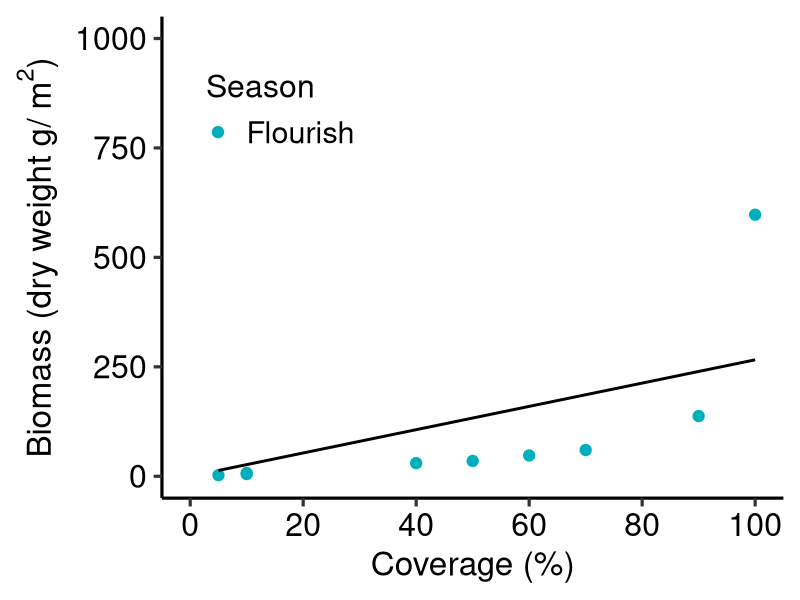
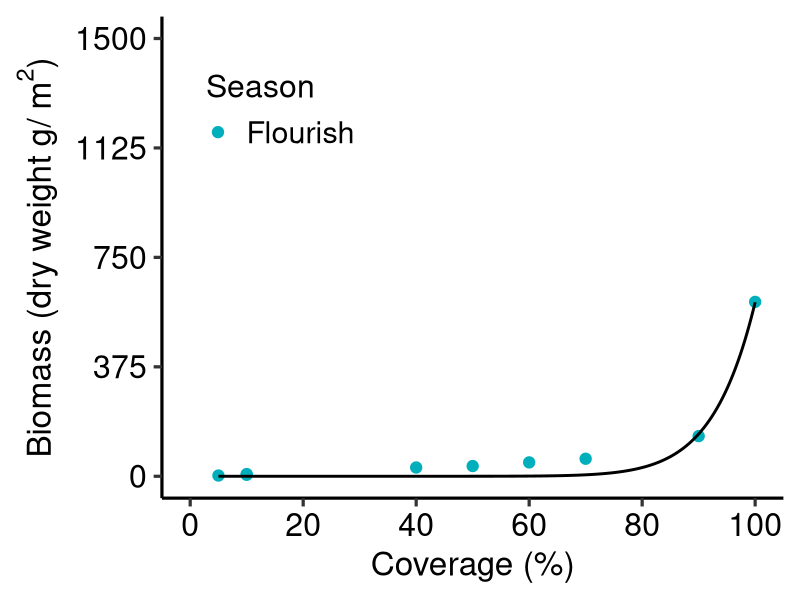
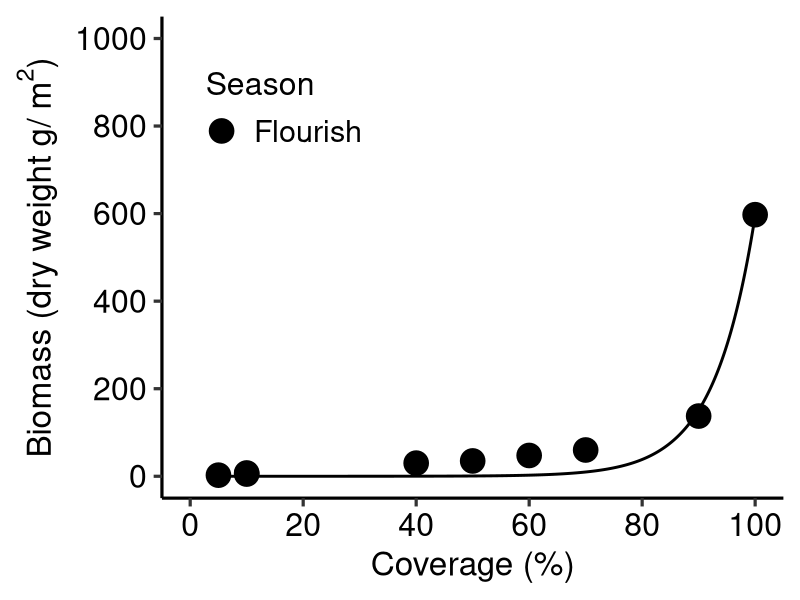

Reproduce these figures in R, in order. (Note: this script raises an error after producing the figures.)
rm(list=ls())
library(ggplot2)

Smallalgae<-read.csv("Smallalgae.csv",stringsAsFactors = TRUE)
Smallalgae$Season <- factor(Smallalgae$Season, levels = c("Flourish","Decline") )
names(Smallalgae)

####### Hokkaido @ Uganomoku##########
Smallalgae_Hokkaido<-subset(Smallalgae,Smallalgae$Region=="Hokkaido")
Smallalgae_Hokkaido$DW_g_m2

###Linear model#####
model1_HD<- nls(DW_g_m2~ a*Cover,
                start = list(a=100),
                control = list(maxiter = 50000, warnOnly = TRUE),
                data = Smallalgae_Hokkaido)
summary(model1_HD)
AIC(model1_HD)
BIC(model1_HD)

####Power model#####
model2_HD<- nls(DW_g_m2~ a*Cover^b,
                start = list(a=10,b = 1),
                control = list(maxiter = 50000, warnOnly = TRUE),
                data = Smallalgae_Hokkaido)
summary(model2_HD)
AIC(model2_HD)
BIC(model2_HD)

####Exponential model#####
model3_HD<- nls(DW_g_m2~ a*exp(b*Cover),
                start = list(a=1,b = 0.05), 
                control = list(maxiter = 50000, warnOnly = TRUE),
                data = Smallalgae_Hokkaido,
                trace=TRUE)
summary(model3_HD)
AIC(model3_HD)
BIC(model3_HD)

model3_HD2<- nls(DW_g_m2~ a*exp(b*Cover)-a,
                start = list(a=1,b = 0.05), 
                control = list(maxiter = 50000, warnOnly = TRUE),
                data = Smallalgae_Hokkaido,
                trace=TRUE)
summary(model3_HD2)
AIC(model3_HD2)
BIC(model3_HD2)






####### Hokkaido##########
library(ggplot2)

#Model1
dummy_Hokkaido<- expand.grid(Cover=seq(min(Smallalgae_Hokkaido$Cover),
                                       max(Smallalgae_Hokkaido$Cover),length=1000))

pred_Hokkaido<- predict(model1_HD,newdata=dummy_Hokkaido,se.fit=T)
dummy_Hokkaido$DW<-pred_Hokkaido

plot_Hokkaido1<-ggplot(data=Smallalgae_Hokkaido, aes(x=Cover, y=DW_g_m2,color = Season)) + 
  xlab("Coverage (%)")+ 
  ylab(expression(paste("Biomass (dry weight g/ ",{m^2},")",sep="")))+
  geom_point(size=3.5)+
  scale_x_continuous(breaks=seq(0, 100,length=6),limits=c(0,100))+
  scale_y_continuous(breaks=seq(0, 1000,length=5),limits=c(0,1000))+
  scale_color_manual(labels = c("Flourish", "Decline"),values = c("#00AFBB","#FC4E07"))+
  labs(color='Season')+
  geom_line(data=dummy_Hokkaido, aes(x=Cover, y=DW),linewidth=1,color="black",inherit.aes = FALSE)+
  theme_classic(base_size = 24, base_family = "sans")+
  theme(axis.text = element_text(color="black",size=23))+
  theme(legend.justification=c(0.02,0.02), legend.position=c(0.05,0.7), 
        legend.title=element_text(size=23),legend.text =  element_text(size = 22))
plot_Hokkaido1

#Model2
pred_Hokkaido2<- predict(model2_HD,newdata=dummy_Hokkaido,se.fit=T)
dummy_Hokkaido$DW2<-pred_Hokkaido2

plot_Hokkaido2<-ggplot(data=Smallalgae_Hokkaido, aes(x=Cover, y=DW_g_m2,color = Season)) + 
  xlab("Coverage (%)")+ 
  ylab(expression(paste("Biomass (dry weight g/ ",{m^2},")",sep="")))+
  geom_point(size=3.5)+
  scale_x_continuous(breaks=seq(0, 100,length=6),limits=c(0,100))+
  scale_y_continuous(breaks=seq(0, 1500,length=5),limits=c(0,1500))+
  scale_color_manual(labels = c("Flourish", "Decline"),values = c("#00AFBB","#FC4E07"))+
  labs(color='Season')+
  geom_line(data=dummy_Hokkaido, aes(x=Cover, y=DW2),linewidth=1,color="black",inherit.aes = FALSE)+
  theme_classic(base_size = 24, base_family = "sans")+
  theme(axis.text = element_text(color="black",size=23))+
  theme(legend.justification=c(0.02,0.02), legend.position=c(0.05,0.7), 
        legend.title=element_text(size=23),legend.text =  element_text(size = 22))
plot_Hokkaido2

# save width 600 * Height 500 
#Model 3
dummy_Hokkaido3<- expand.grid(Cover=seq(min(Smallalgae_Hokkaido$Cover),
                                       max(Smallalgae_Hokkaido$Cover),length=1000))
pred_Hokkaido3<- predict(model3_HD2,newdata=dummy_Hokkaido,se.fit=T)
dummy_Hokkaido3$DW3<-pred_Hokkaido3

plot_Hokkaido3<-ggplot(data=Smallalgae_Hokkaido, aes(x=Cover, y=DW_g_m2,color = Season)) + 
  xlab("Coverage (%)")+ 
  ylab(expression(paste("Biomass (dry weight g/ ",{m^2},")",sep="")))+
  geom_point(size=8)+
  scale_x_continuous(breaks=seq(0, 100,length=6),limits=c(0,100))+
  scale_y_continuous(breaks=seq(0, 1000,length=6),limits=c(0,1000))+
  scale_color_manual(labels = c("Flourish", "Decline"),values = c("black","grey"))+
  labs(color='Season')+
  geom_line(data=dummy_Hokkaido3, aes(x=Cover, y=DW3),linewidth=1,color="black",inherit.aes = FALSE)+
  theme_classic(base_size = 24, base_family = "sans")+
  theme(axis.text = element_text(color="black",size=23))+
  theme(legend.justification=c(0.02,0.02), legend.position=c(0.05,0.7), 
        legend.title=element_text(size=23),legend.text =  element_text(size = 22))
plot_Hokkaido3





#width 600 * Height 500 save


####### NorthJapanSea @ Sado ##########
Smallalgae_NorthJapanSea<-subset(Smallalgae,Smallalgae$Region=="NorthJapanSea",na.rm = TRUE)
Smallalgae_NorthJapanSea<-subset(Smallalgae_NorthJapanSea,Smallalgae_NorthJapanSea$Jap_name=="Keurujigusa; Habamodoki",na.rm = TRUE)


####Linear model#####
model1_NJ<- nls(DW_g_m2~ a*Cover,
                start = list(a=50),data = Smallalgae_NorthJapanSea)
summary(model1_NJ)
AIC(model1_NJ)
BIC(model1_NJ)

####Power model#####
model2_NJ<- nls(DW_g_m2~ a*Cover^b,
                start = list(a=1.444,b = 1.3181),data = Smallalgae_NorthJapanSea,
                control = list(maxiter = 50000, warnOnly = TRUE),
                trace=TRUE)
summary(model2_NJ)
AIC(model2_NJ)
BIC(model2_NJ)

####Exponential model#####
model3_NJ<- nls(DW_g_m2~ a*exp(b*Cover),
                start = list(a=17.5,b =0.048), data = Smallalgae_NorthJapanSea,
                control = list(maxiter = 50000, warnOnly = TRUE),
                trace=TRUE)

summary(model3_NJ)
AIC(model3_NJ)
BIC(model3_NJ)

model3_NJ2<- nls(DW_g_m2~ a*exp(b*Cover)-a,
                start = list(a=17.5,b =0.048), data = Smallalgae_NorthJapanSea,
                control = list(maxiter = 50000, warnOnly = TRUE),
                trace=TRUE)

summary(model3_NJ2)
AIC(model3_NJ2)
BIC(model3_NJ2)



#######Plot line  NorthJapanSea @ Sado##########
#Model1
dummy_NorthJapanSea1<- expand.grid(Cover=seq(min(Smallalgae_NorthJapanSea$Cover,na.rm=T),
                                            max(Smallalgae_NorthJapanSea$Cover,na.rm=T),length=1000))
pred_NorthJapanSea1<- predict(model1_NJ,newdata=dummy_NorthJapanSea,se.fit=T)
dummy_NorthJapanSea1$DW1<-pred_NorthJapanSea1

plot_NorthJapanSea1<-ggplot(data=Smallalgae_NorthJapanSea, aes(x=Cover, y=DW_g_m2,color = Season)) + 
  xlab("Coverage (%)")+ 
  ylab(expression(paste("Biomass (dry weight g/ ",{m^2},")",sep="")))+
  geom_point(size=8)+
  scale_x_continuous(breaks=seq(0, 100,length=6),limits=c(0,100))+
  scale_y_continuous(breaks=seq(0, 1000,length=6),limits=c(0,1000))+ 
  scale_color_manual(labels = c("Flourish", "Decline"),values = c("black","grey"))+
  labs(color='Season')+
  geom_line(data=dummy_NorthJapanSea, aes(x=Cover, y=DW1),linewidth=1,color="black",inherit.aes = FALSE)+
  theme_classic(base_size = 24, base_family = "sans")+
  theme(axis.text = element_text(color="black",size=23))+
  theme(legend.justification=c(0.02,0.02), legend.position=c(0.05,0.7), 
        legend.title=element_text(size=23),legend.text =  element_text(size = 22))
plot_NorthJapanSea1


#Model2
dummy_NorthJapanSea<- expand.grid(Cover=seq(min(Smallalgae_NorthJapanSea$Cover),
                                            max(Smallalgae_NorthJapanSea$Cover),length=1000))
pred_NorthJapanSea2<- predict(model2_NJ,newdata=dummy_NorthJapanSea,se.fit=T)
dummy_NorthJapanSea$DW2<-pred_NorthJapanSea2

plot_NorthJapanSea2<-ggplot(data=Smallalgae_NorthJapanSea, aes(x=Cover, y=DW_g_m2,color = Season)) + 
  xlab("Coverage (%)")+ 
  ylab(expression(paste("Biomass (dry weight g/ ",{m^2},")",sep="")))+
  geom_point(size=3.5)+
  scale_x_continuous(breaks=seq(0, 100,length=6),limits=c(0,100))+
  scale_y_continuous(breaks=seq(0, 1800,length=7),limits=c(0,1800))+ 
  scale_color_manual(labels = c("Flourish", "Decline"),values = c("#00AFBB","#FC4E07"))+
  labs(color='Season')+
  geom_line(data=dummy_NorthJapanSea, aes(x=Cover, y=DW2),linewidth=1,color="black",inherit.aes = FALSE)+
  theme_classic(base_size = 24, base_family = "sans")+
  theme(axis.text = element_text(color="black",size=23))+
  theme(legend.justification=c(0.02,0.02), legend.position=c(0.05,0.7), 
        legend.title=element_text(size=23),legend.text =  element_text(size = 22))
plot_NorthJapanSea2

#Model3
pred_NorthJapanSea3<- predict(model3_NJ,newdata=dummy_NorthJapanSea,se.fit=T)
dummy_NorthJapanSea$DW3<-pred_NorthJapanSea3

plot_NorthJapanSea3<-ggplot(data=Smallalgae_NorthJapanSea, aes(x=Cover, y=DW_g_m2,color = Season)) + 
  xlab("Coverage (%)")+ 
  ylab(expression(paste("Biomass (dry weight g/ ",{m^2},")",sep="")))+
  geom_point(size=3.5)+
  scale_x_continuous(breaks=seq(0, 100,length=6),limits=c(0,100))+
  scale_y_continuous(breaks=seq(0, 1800,length=7),limits=c(0,1800))+ 
  scale_color_manual(labels = c("Flourish", "Decline"),values = c("#00AFBB","#FC4E07"))+
  labs(color='Season')+
  geom_line(data=dummy_NorthJapanSea, aes(x=Cover, y=DW3),linewidth=1,color="black",inherit.aes = FALSE)+
  theme_classic(base_size = 24, base_family = "sans")+
  theme(axis.text = element_text(color="black",size=23))+
  theme(legend.justification=c(0.02,0.02), legend.position=c(0.05,0.7), 
        legend.title=element_text(size=23),legend.text =  element_text(size = 22))
plot_NorthJapanSea3


#width 600 * Height 500 save

####### Central Pacific Kominato @ Umiuchiwa##########
Smallalgae_Kominato<-subset(Smallalgae,Smallalgae$Point=="Kominato")

####Linear model#####
model1_cp<- nls(DW_g_m2~ a*Cover,
              start = list(a=50),data = Smallalgae_Kominato)
summary(model1_cp)
AIC(model1_cp)
BIC(model1_cp)

####Power model#####
model2_cp<- nls(DW_g_m2~ a*Cover^b,
              start = list(a=10,b = 1),data = Smallalgae_Kominato)
summary(model2_cp)
AIC(model2_cp)
BIC(model2_cp)

####Exponential model#####
model3_cp<- nls(DW_g_m2~ a*exp(b*Cover),
              start = list(a=50,b = 0.01), 
              control = list(maxiter = 50000, warnOnly = TRUE),
              data = Smallalgae_Kominato,
              trace=TRUE)
summary(model3_cp)
AIC(model3_cp)
BIC(model3_cp)

model3_cp2<- nls(DW_g_m2~ a*exp(b*Cover)-a,
                start = list(a=50,b = 0.01), 
                control = list(maxiter = 50000, warnOnly = TRUE),
                data = Smallalgae_Kominato,
                trace=TRUE)
summary(model3_cp2)
AIC(model3_cp2)
BIC(model3_cp2)



####### Central Pacific @ Kominato##########
#Model1
dummy_Kominato<- expand.grid(Cover=seq(min(Smallalgae_Kominato$Cover),
                                             max(Smallalgae_Kominato$Cover),length=1000))

pred_Kominato<- predict(model1_cp,newdata=dummy_Kominato,se.fit=T)
dummy_Kominato$DW<-pred_Kominato
  
plot_Kominato1<-ggplot(data=Smallalgae_Kominato, aes(x=Cover, y=DW_g_m2,color = Season)) + 
  xlab("Coverage (%)")+ 
  ylab(expression(paste("Biomass (dry weight g/ ",{m^2},")",sep="")))+
  geom_point(size=3.5)+
  scale_x_continuous(breaks=seq(0, 100,length=6),limits=c(0,100))+
  scale_y_continuous(breaks=seq(0, 4000,length=5),limits=c(0,4000))+
  scale_color_manual(labels = c("Flourish", "Decline"),values = c("#00AFBB","#FC4E07"))+
  labs(color='Season')+
  geom_line(data=dummy_Kominato, aes(x=Cover, y=DW),linewidth=1,color="black",inherit.aes = FALSE)+
  theme_classic(base_size = 24, base_family = "sans")+
  theme(axis.text = element_text(color="black",size=23))+
  theme(legend.justification=c(0.02,0.02), legend.position=c(0.05,0.7), 
        legend.title=element_text(size=23),legend.text =  element_text(size = 22))
plot_Kominato1

#Model2
pred_Kominato2<- predict(model2_cp,newdata=dummy_Kominato,se.fit=T)
dummy_Kominato$DW2<-pred_Kominato2

plot_Kominato2<-ggplot(data=Smallalgae_Kominato, aes(x=Cover, y=DW_g_m2,color = Season)) + 
  xlab("Coverage (%)")+ 
  ylab(expression(paste("Biomass (dry weight g/ ",{m^2},")",sep="")))+
  geom_point(size=3.5)+
  scale_x_continuous(breaks=seq(0, 100,length=6),limits=c(0,100))+
  scale_y_continuous(breaks=seq(0, 4000,length=5),limits=c(0,4000))+
  scale_color_manual(labels = c("Flourish", "Decline"),values = c("#00AFBB","#FC4E07"))+
  labs(color='Season')+
  geom_line(data=dummy_Kominato, aes(x=Cover, y=DW2),linewidth=1,color="black",inherit.aes = FALSE)+
  theme_classic(base_size = 24, base_family = "sans")+
  theme(axis.text = element_text(color="black",size=23))+
  theme(legend.justification=c(0.02,0.02), legend.position=c(0.05,0.7), 
        legend.title=element_text(size=23),legend.text =  element_text(size = 22))
plot_Kominato2

# save width 600 * Height 500 
#Model 3
dummy_Kominato3<- expand.grid(Cover=seq(min(Smallalgae_Kominato$Cover),
                                       max(Smallalgae_Kominato$Cover),length=1000))
pred_Kominato3<- predict(model3_cp2,newdata=dummy_Kominato,se.fit=T)
dummy_Kominato3$DW3<-pred_Kominato3

plot_Kominato3<-ggplot(data=Smallalgae_Kominato, aes(x=Cover, y=DW_g_m2,color = Season)) + 
  xlab("Coverage (%)")+ 
  ylab(expression(paste("Biomass (dry weight g/ ",{m^2},")",sep="")))+
  geom_point(size=5)+
  scale_x_continuous(breaks=seq(0, 100,length=6),limits=c(0,100))+
  scale_y_continuous(breaks=seq(0, 1000,length=6),limits=c(0,1000))+
  scale_color_manual(labels = c("Flourish", "Decline"),values = c("black","grey"))+
  labs(color='Season')+
  geom_line(data=dummy_Kominato3, aes(x=Cover, y=DW3),linewidth=1,color="black",inherit.aes = FALSE)+
  theme_classic(base_size = 24, base_family = "sans")+
  theme(axis.text = element_text(color="black",size=23))+
  theme(legend.justification=c(0.02,0.02), legend.position=c(0.05,0.7), 
        legend.title=element_text(size=23),legend.text =  element_text(size = 22))
plot_Kominato3


#Model4
pred_Kominato4<- predict(model4_cp,newdata=dummy_Kominato,se.fit=T)
dummy_Kominato$DW4<-pred_Kominato4

plot_Kominato4<-ggplot(data=Smallalgae_Kominato, aes(x=Cover, y=DW_g_m2,color = Season)) + 
  xlab("Coverage (%)")+ 
  ylab(expression(paste("Biomass (dry weight g/ ",{m^2},")",sep="")))+
  geom_point(size=3.5)+
  scale_x_continuous(breaks=seq(0, 100,length=6),limits=c(0,100))+
  scale_y_continuous(breaks=seq(0, 1500,length=7),limits=c(0,1500))+
  scale_color_manual(labels = c("Flourish", "Decline"),values = c("#00AFBB","#FC4E07"))+
  labs(color='Season')+
  geom_line(data=dummy_Kominato, aes(x=Cover, y=DW4),linewidth=1,color="black",inherit.aes = FALSE)+
  theme_classic(base_size = 24, base_family = "sans")+
  theme(axis.text = element_text(color="black",size=23))+
  theme(legend.justification=c(0.02,0.02), legend.position=c(0.05,0.7), 
        legend.title=element_text(size=23),legend.text =  element_text(size = 22))
plot_Kominato4

#width 600 * Height 500 save


###### Central Pacific Shimoda @ Amijigusa##########
Smallalgae_Shimoda<-subset(Smallalgae,Smallalgae$Point=="Shimoda")
Smallalgae_Shimoda_Amizi<-subset(Smallalgae,Smallalgae$Jap_name=="Amizigusa")



####Linear model#####
model1_SA<- nls(DW_g_m2~ a*Cover,
              start = list(a=50),data = Smallalgae_Shimoda_Amizi)
summary(model1_SA)
AIC(model1_SA)
BIC(model1_SA)

####Power model#####
model2_SA<- nls(DW_g_m2~ a*Cover^b,
              start = list(a=10,b = 1),data = Smallalgae_Shimoda_Amizi)
summary(model2_SA)
AIC(model2_SA)
BIC(model2_SA)

####Exponential model#####
model3_SA<- nls(DW_g_m2~ a*exp(b*Cover),
              start = list(a=50,b = 0.01), 
              control = list(maxiter = 50000, warnOnly = TRUE),
              data = Smallalgae_Shimoda_Amizi,
              trace=TRUE)
summary(model3_SA)
AIC(model3_SA)
BIC(model3_SA)

model3_SA2<- nls(DW_g_m2~ a*exp(b*Cover)-a,
                start = list(a=50,b = 0.01), 
                control = list(maxiter = 50000, warnOnly = TRUE),
                data = Smallalgae_Shimoda_Amizi,
                trace=TRUE)
summary(model3_SA2)
AIC(model3_SA2)
BIC(model3_SA2)



####### Central Pacific @ Shimoda_Amizi##########
#Model1
dummy_Shimoda_Amizi<- expand.grid(Cover=seq(min(Smallalgae_Shimoda_Amizi$Cover),
                                             max(Smallalgae_Shimoda_Amizi$Cover),length=1000))

pred_Shimoda_Amizi<- predict(model1_SA,newdata=dummy_Shimoda_Amizi,se.fit=T)
dummy_Shimoda_Amizi$DW<-pred_Shimoda_Amizi
  
plot_Shimoda_Amizi1<-ggplot(data=Smallalgae_Shimoda_Amizi, aes(x=Cover, y=DW_g_m2,color = Season)) + 
  xlab("Coverage (%)")+ 
  ylab(expression(paste("Biomass (dry weight g/ ",{m^2},")",sep="")))+
  geom_point(size=3.5)+
  scale_x_continuous(breaks=seq(0, 100,length=6),limits=c(0,100))+
  scale_y_continuous(breaks=seq(0, 4000,length=5),limits=c(0,4000))+
  scale_color_manual(labels = c("Flourish", "Decline"),values = c("#00AFBB","#FC4E07"))+
  labs(color='Season')+
  geom_line(data=dummy_Shimoda_Amizi, aes(x=Cover, y=DW),linewidth=1,color="black",inherit.aes = FALSE)+
  theme_classic(base_size = 24, base_family = "sans")+
  theme(axis.text = element_text(color="black",size=23))+
  theme(legend.justification=c(0.02,0.02), legend.position=c(0.05,0.7), 
        legend.title=element_text(size=23),legend.text =  element_text(size = 22))
plot_Shimoda_Amizi1

#Model2
pred_Shimoda_Amizi2<- predict(model2_SA,newdata=dummy_Shimoda_Amizi,se.fit=T)
dummy_Shimoda_Amizi$DW2<-pred_Shimoda_Amizi2

plot_Shimoda_Amizi2<-ggplot(data=Smallalgae_Shimoda_Amizi, aes(x=Cover, y=DW_g_m2,color = Season)) + 
  xlab("Coverage (%)")+ 
  ylab(expression(paste("Biomass (dry weight g/ ",{m^2},")",sep="")))+
  geom_point(size=3.5)+
  scale_x_continuous(breaks=seq(0, 100,length=6),limits=c(0,100))+
  scale_y_continuous(breaks=seq(0, 4000,length=5),limits=c(0,4000))+
  scale_color_manual(labels = c("Flourish", "Decline"),values = c("#00AFBB","#FC4E07"))+
  labs(color='Season')+
  geom_line(data=dummy_Shimoda_Amizi, aes(x=Cover, y=DW2),linewidth=1,color="black",inherit.aes = FALSE)+
  theme_classic(base_size = 24, base_family = "sans")+
  theme(axis.text = element_text(color="black",size=23))+
  theme(legend.justification=c(0.02,0.02), legend.position=c(0.05,0.7), 
        legend.title=element_text(size=23),legend.text =  element_text(size = 22))
plot_Shimoda_Amizi2

# save width 600 * Height 500 
#Model 3
dummy_Shimoda_Amizi3<- expand.grid(Cover=seq(min(Smallalgae_Shimoda_Amizi$Cover),
                                            max(Smallalgae_Shimoda_Amizi$Cover),length=1000))
pred_Shimoda_Amizi3<- predict(model3_SA2,newdata=dummy_Shimoda_Amizi,se.fit=T)
dummy_Shimoda_Amizi3$DW3<-pred_Shimoda_Amizi3

plot_Shimoda_Amizi3<-ggplot(data=Smallalgae_Shimoda_Amizi, aes(x=Cover, y=DW_g_m2,color = Season)) + 
  xlab("Coverage (%)")+ 
  ylab(expression(paste("Biomass (dry weight g/ ",{m^2},")",sep="")))+
  geom_point(size=8)+
  scale_x_continuous(breaks=seq(0, 100,length=6),limits=c(0,100))+
  scale_y_continuous(breaks=seq(0, 1000,length=6),limits=c(0,1000))+
  scale_color_manual(labels = c("Flourish", "Decline"),values = c("black","grey"))+
  labs(color='Season')+
  geom_line(data=dummy_Shimoda_Amizi3, aes(x=Cover, y=DW3),linewidth=1,color="black",inherit.aes = FALSE)+
  theme_classic(base_size = 24, base_family = "sans")+
  theme(axis.text = element_text(color="black",size=23))+
  theme(legend.justification=c(0.02,0.02), legend.position=c(0.05,0.7), 
        legend.title=element_text(size=23),legend.text =  element_text(size = 22))
plot_Shimoda_Amizi3



#width 600 * Height 500 save

###### Central Pacific Shimoda @ Koso##########
Smallalgae_Shimoda<-subset(Smallalgae,Smallalgae$Site=="Shimoda")
Smallalgae_Shimoda_koso<-subset(Smallalgae_Shimoda,Smallalgae_Shimoda$Class=="Rhodophyta")



####Linear model#####
model1_SK<- nls(DW_g_m2~ a*Cover,
                start = list(a=50),data = Smallalgae_Shimoda_koso)
summary(model1_SK)
AIC(model1_SK)
BIC(model1_SK)

####Power model#####
model2_SK<- nls(DW_g_m2~ a*Cover^b,
                start = list(a=10,b = 1),data = Smallalgae_Shimoda_koso)
summary(model2_SK)
AIC(model2_SK)
BIC(model2_SK)

####Exponential model#####
model3_SK<- nls(DW_g_m2~ a*exp(b*Cover),
                start = list(a=50,b = 0.01), 
                control = list(maxiter = 50000, warnOnly = TRUE),
                data = Smallalgae_Shimoda_koso,
                trace=TRUE)
summary(model3_SK)
AIC(model3_SK)
BIC(model3_SK)

model3_SK2<- nls(DW_g_m2~ a*exp(b*Cover)-a,
                start = list(a=50,b = 0.01), 
                control = list(maxiter = 50000, warnOnly = TRUE),
                data = Smallalgae_Shimoda_koso,
                trace=TRUE)
summary(model3_SK2)
AIC(model3_SK2)
BIC(model3_SK2)





####### Central Pacific @ Shimoda_koso##########
#Model1
dummy_Shimoda_koso<- expand.grid(Cover=seq(min(Smallalgae_Shimoda_koso$Cover),
                                            max(Smallalgae_Shimoda_koso$Cover),length=1000))

pred_Shimoda_koso<- predict(model1_SK,newdata=dummy_Shimoda_koso,se.fit=T)
dummy_Shimoda_koso$DW<-pred_Shimoda_koso

plot_Shimoda_koso1<-ggplot(data=Smallalgae_Shimoda_koso, aes(x=Cover, y=DW_g_m2,color = Season)) + 
  xlab("Coverage (%)")+ 
  ylab(expression(paste("Biomass (dry weight g/ ",{m^2},")",sep="")))+
  geom_point(size=3.5)+
  scale_x_continuous(breaks=seq(0, 100,length=6),limits=c(0,100))+
  scale_y_continuous(breaks=seq(0, 4000,length=5),limits=c(0,4000))+
  scale_color_manual(labels = c("Flourish", "Decline"),values = c("#00AFBB","#FC4E07"))+
  labs(color='Season')+
  geom_line(data=dummy_Shimoda_koso, aes(x=Cover, y=DW),linewidth=1,color="black",inherit.aes = FALSE)+
  theme_classic(base_size = 24, base_family = "sans")+
  theme(axis.text = element_text(color="black",size=23))+
  theme(legend.justification=c(0.02,0.02), legend.position=c(0.05,0.7), 
        legend.title=element_text(size=23),legend.text =  element_text(size = 22))
plot_Shimoda_koso1

#Model2
pred_Shimoda_koso2<- predict(model2_SK,newdata=dummy_Shimoda_koso,se.fit=T)
dummy_Shimoda_koso$DW2<-pred_Shimoda_koso2

plot_Shimoda_koso2<-ggplot(data=Smallalgae_Shimoda_koso, aes(x=Cover, y=DW_g_m2,color = Season)) + 
  xlab("Coverage (%)")+ 
  ylab(expression(paste("Biomass (dry weight g/ ",{m^2},")",sep="")))+
  geom_point(size=3.5)+
  scale_x_continuous(breaks=seq(0, 100,length=6),limits=c(0,100))+
  scale_y_continuous(breaks=seq(0, 4000,length=5),limits=c(0,4000))+
  scale_color_manual(labels = c("Flourish", "Decline"),values = c("#00AFBB","#FC4E07"))+
  labs(color='Season')+
  geom_line(data=dummy_Shimoda_koso, aes(x=Cover, y=DW2),linewidth=1,color="black",inherit.aes = FALSE)+
  theme_classic(base_size = 24, base_family = "sans")+
  theme(axis.text = element_text(color="black",size=23))+
  theme(legend.justification=c(0.02,0.02), legend.position=c(0.05,0.7), 
        legend.title=element_text(size=23),legend.text =  element_text(size = 22))
plot_Shimoda_koso2

# save width 600 * Height 500 
#Model 3
dummy_Shimoda_koso3<- expand.grid(Cover=seq(min(Smallalgae_Shimoda_koso$Cover),
                                           max(Smallalgae_Shimoda_koso$Cover),length=1000))
pred_Shimoda_koso3<- predict(model3_SK2,newdata=dummy_Shimoda_koso,se.fit=T)
dummy_Shimoda_koso3$DW3<-pred_Shimoda_koso3

plot_Shimoda_koso3<-ggplot(data=Smallalgae_Shimoda_koso, aes(x=Cover, y=DW_g_m2,color = Season)) + 
  xlab("Coverage (%)")+ 
  ylab(expression(paste("Biomass (dry weight g/ ",{m^2},")",sep="")))+
  geom_point(size=8)+
  scale_x_continuous(breaks=seq(0, 100,length=6),limits=c(0,100))+
  scale_y_continuous(breaks=seq(0, 1000,length=6),limits=c(0,1000))+
  scale_color_manual(labels = c("Flourish", "Decline"),values = c("black","grey"))+
  labs(color='Season')+
  geom_line(data=dummy_Shimoda_koso3, aes(x=Cover, y=DW3),linewidth=1,color="black",inherit.aes = FALSE)+
  theme_classic(base_size = 24, base_family = "sans")+
  theme(axis.text = element_text(color="black",size=23))+
  theme(legend.justification=c(0.02,0.02), legend.position=c(0.05,0.7), 
        legend.title=element_text(size=23),legend.text =  element_text(size = 22))
plot_Shimoda_koso3

#Model 3 Umiuchiwa+ Amijigusa +Koso
Smallalgae_CentralPacific<-subset(Smallalgae,Smallalgae$Region=="CentralPacific")


plot_Shimoda_mix3<-ggplot(data=Smallalgae_CentralPacific, aes(x=Cover, y=DW_g_m2,shape = Jap_name)) + 
  xlab("Coverage (%)")+ 
  ylab(expression(paste("Biomass (dry weight g/ ",{m^2},")",sep="")))+
  geom_point(size=8)+
  scale_x_continuous(breaks=seq(0, 100,length=6),limits=c(0,100))+
  scale_y_continuous(breaks=seq(0, 1000,length=6),limits=c(0,1000))+
  scale_shape_manual(labels = c("Amijigusa", "Tengusa","Umiuchiwa"),values = c(19,2,18))+
  labs(color='Season')+
  geom_line(data=dummy_Shimoda_Amizi, aes(x=Cover, y=DW3),linetype = 1,linewidth=1,color="black",inherit.aes = FALSE)+
  geom_line(data=dummy_Shimoda_koso, aes(x=Cover, y=DW3),linetype = 2,linewidth=1,color="black",inherit.aes = FALSE)+
  geom_line(data=dummy_Kominato, aes(x=Cover, y=DW3),linetype = 3,linewidth=1,color="black",inherit.aes = FALSE)+
  theme_classic(base_size = 24, base_family = "sans")+
  theme(axis.text = element_text(color="black",size=23))+
  theme(legend.justification=c(0.02,0.02), legend.position=c(0.05,0.7), 
        legend.title=element_text(size=23),legend.text =  element_text(size = 22))
plot_Shimoda_mix3

####### Tsukasaami @ SoutherPacific  ##########
Tsukasaami<-subset(Smallalgae,Smallalgae$Jap_name=="Tsukasaami")


####Linear model#####
model1_Tsuka<- nls(DW_g_m2~ a*Cover,
                  start = list(a=50),data = Tsukasaami)
summary(model1_Tsuka)
AIC(model1_Tsuka)
BIC(model1_Tsuka)

####Power model#####
model2_Tsuka<- nls(DW_g_m2~ a*Cover^b,
                  start = list(a=1.444,b = 1.3181),data = Tsukasaami,
                  control = list(maxiter = 50000, warnOnly = TRUE),
                  trace=TRUE)
summary(model2_Tsuka)
AIC(model2_Tsuka)
BIC(model2_Tsuka)

####Exponential model#####
model3_Tsuka<- nls(DW_g_m2~ a*exp(b*Cover),
                  start = list(a=17.5,b =0.048), data = Tsukasaami,
                  control = list(maxiter = 50000, warnOnly = TRUE),
                  trace=TRUE)

summary(model3_Tsuka)
AIC(model3_Tsuka)
BIC(model3_Tsuka)

model3_Tsuka2<- nls(DW_g_m2~ a*exp(b*Cover)-a,
                   start = list(a=17.5,b =0.048), data = Tsukasaami,
                   control = list(maxiter = 50000, warnOnly = TRUE),
                   trace=TRUE)

summary(model3_Tsuka2)
AIC(model3_Tsuka2)
BIC(model3_Tsuka2)


######Plot line  Tsukasaami @ Tokushima##########
#Model1
dummy_Tsukasaami<- expand.grid(Cover=seq(min(Tsukasaami$Cover),
                                       max(Tsukasaami$Cover),length=1000))
pred_Tsukasaami1<- predict(model1_Tsuka,newdata=dummy_Tsukasaami,se.fit=T)
dummy_Tsukasaami$DW1<-pred_Tsukasaami1

plot_Tsukasaami1<-ggplot(data=Tsukasaami, aes(x=Cover, y=DW_g_m2,color = Season)) + 
  xlab("Coverage (%)")+ 
  ylab(expression(paste("Biomass (dry weight g/ ",{m^2},")",sep="")))+
  geom_point(size=3.5)+
  scale_x_continuous(breaks=seq(0, 100,length=6),limits=c(0,100))+
  scale_y_continuous(breaks=seq(0, 6000,length=7),limits=c(0,6000))+ 
  scale_color_manual(labels = c("Flourish", "Decline"),values = c("#00AFBB","#FC4E07"))+
  labs(color='Season')+
  geom_line(data=dummy_Tsukasaami, aes(x=Cover, y=DW1),linewidth=1,color="black",inherit.aes = FALSE)+
  theme_classic(base_size = 24, base_family = "sans")+
  theme(axis.text = element_text(color="black",size=23))+
  theme(legend.justification=c(0.02,0.02), legend.position=c(0.05,0.7), 
        legend.title=element_text(size=23),legend.text =  element_text(size = 22))
plot_Tsukasaami1


#Model2
dummy_Tsukasaami<- expand.grid(Cover=seq(min(Tsukasaami$Cover),
                                       max(Tsukasaami$Cover),length=1000))
pred_Tsukasaami2<- predict(model2_Tsuka,newdata=dummy_Tsukasaami,se.fit=T)
dummy_Tsukasaami$DW2<-pred_Tsukasaami2

plot_Tsukasaami2<-ggplot(data=Tsukasaami, aes(x=Cover, y=DW_g_m2,color = Season)) + 
  xlab("Coverage (%)")+ 
  ylab(expression(paste("Biomass (dry weight g/ ",{m^2},")",sep="")))+
  geom_point(size=3.5)+
  scale_x_continuous(breaks=seq(0, 100,length=6),limits=c(0,100))+
  scale_y_continuous(breaks=seq(0, 6000,length=7),limits=c(0,6000))+ 
  scale_color_manual(labels = c("Flourish", "Decline"),values = c("#00AFBB","#FC4E07"))+
  labs(color='Season')+
  geom_line(data=dummy_Tsukasaami, aes(x=Cover, y=DW2),linewidth=1,color="black",inherit.aes = FALSE)+
  theme_classic(base_size = 24, base_family = "sans")+
  theme(axis.text = element_text(color="black",size=23))+
  theme(legend.justification=c(0.02,0.02), legend.position=c(0.05,0.7), 
        legend.title=element_text(size=23),legend.text =  element_text(size = 22))
plot_Tsukasaami2

#Model3
dummy_Tsukasaami3<- expand.grid(Cover=seq(min(Tsukasaami$Cover),
                                         max(Tsukasaami$Cover),length=1000))
pred_Tsukasaami3<- predict(model3_Tsuka2,newdata=dummy_Tsukasaami,se.fit=T)
dummy_Tsukasaami3$DW3<-pred_Tsukasaami3

plot_Tsukasaami3<-ggplot(data=Tsukasaami, aes(x=Cover, y=DW_g_m2,color = Season)) + 
  xlab("Coverage (%)")+ 
  ylab(expression(paste("Biomass (dry weight g/ ",{m^2},")",sep="")))+
  geom_point(size=8)+
  scale_x_continuous(breaks=seq(0, 100,length=6),limits=c(0,100))+
  scale_y_continuous(breaks=seq(0, 1000,length=6),limits=c(0,1000))+ 
  scale_color_manual(labels = c("Flourish", "Decline"),values = c("black","grey"))+
  labs(color='Season')+
  geom_line(data=dummy_Tsukasaami, aes(x=Cover, y=DW3),linewidth=1,color="black",inherit.aes = FALSE)+
  theme_classic(base_size = 24, base_family = "sans")+
  theme(axis.text = element_text(color="black",size=23))+
  theme(legend.justification=c(0.02,0.02), legend.position=c(0.05,0.7), 
        legend.title=element_text(size=23),legend.text =  element_text(size = 22))
plot_Tsukasaami3





#width 600 * Height 500 save

#################################################################################
#######Comparison of the relationships for small algae among regions##########
##############################################################################

dummy_Hokkaido1<- expand.grid(Cover=seq(min(Smallalgae_Hokkaido$Cover),
                                        max(Smallalgae_Hokkaido$Cover),length=1000))
pred_Hokkaido3<- predict(model3_HD2,newdata=dummy_Hokkaido1,se.fit=T)
dummy_Hokkaido1$DW<-pred_Hokkaido3
dummy_Hokkaido1$RegionClass<-"HD Anaaosa"

dummy_NorthJapanSea1<- expand.grid(Cover=seq(min(Smallalgae_NorthJapanSea$Cover,na.rm=T),
                                             max(Smallalgae_NorthJapanSea$Cover,na.rm=T),length=1000))
pred_NorthJapanSea1<- predict(model1_NJ,newdata=dummy_NorthJapanSea1,se.fit=T)
dummy_NorthJapanSea1$DW<-pred_NorthJapanSea1
dummy_NorthJapanSea1$RegionClass<-"NJS Kogatakasso"

dummy_Kominato1<- expand.grid(Cover=seq(min(Smallalgae_Kominato$Cover),
                                        max(Smallalgae_Kominato$Cover),length=1000))
pred_Kominato3<- predict(model3_cp2,newdata=dummy_Kominato1,se.fit=T)
dummy_Kominato1$DW<-pred_Kominato3
dummy_Kominato1$RegionClass<-"CP Umiuchiwa"


dummy_Shimoda_Amizi1<- expand.grid(Cover=seq(min(Smallalgae_Shimoda_Amizi$Cover),
                                             max(Smallalgae_Shimoda_Amizi$Cover),length=1000))
pred_Shimoda_Amizi3<- predict(model3_SA2,newdata=dummy_Shimoda_Amizi1,se.fit=T)
dummy_Shimoda_Amizi1$DW<-pred_Shimoda_Amizi3
dummy_Shimoda_Amizi1$RegionClass<-"CP Amijigusa"

dummy_Shimoda_koso1<- expand.grid(Cover=seq(min(Smallalgae_Shimoda_koso$Cover),
                                            max(Smallalgae_Shimoda_koso$Cover),length=1000))
pred_Shimoda_koso3<- predict(model3_SK2,newdata=dummy_Shimoda_koso1,se.fit=T)
dummy_Shimoda_koso1$DW<-pred_Shimoda_koso3
dummy_Shimoda_koso1$RegionClass<-"CP Tengusa"

dummy_Tsukasaami1<- expand.grid(Cover=seq(min(Tsukasaami$Cover),
                                          max(Tsukasaami$Cover),length=1000))
pred_Tsukasaami3<- predict(model3_Tsuka2,newdata=dummy_Tsukasaami1,se.fit=T)
dummy_Tsukasaami1$DW<-pred_Tsukasaami3
dummy_Tsukasaami1$RegionClass<-"SP Tsukasaami"

dummy_kogata<-rbind(dummy_Hokkaido1,dummy_NorthJapanSea1,dummy_Kominato1,
                    dummy_Shimoda_Amizi1,dummy_Shimoda_koso1,dummy_Tsukasaami1)

dummy_kogata$RegionClass<-factor(dummy_kogata$RegionClass, 
                                 levels = c("HD Anaaosa","NJS Kogatakasso","CP Umiuchiwa",
                                            "CP Amijigusa","CP Tengusa","SP Tsukasaami") )
library(ggplot2)

plot_Kogata_all<-ggplot(data=dummy_kogata, aes(x=Cover, y=DW,linetype = RegionClass,color= RegionClass)) + 
  xlab("Coverage (%)")+ 
  ylab(expression(paste("Biomass (dry weight g/ ",{m^2},")",sep="")))+
  scale_x_continuous(breaks=seq(0, 100,length=6),limits=c(0,100))+
  scale_y_continuous(breaks=seq(0, 1000,length=6),limits=c(0,1000))+ 
  geom_line(linewidth=1)+
  theme_classic(base_size = 24, base_family = "sans")+
  theme(axis.text = element_text(color="black",size=23))+
  theme(legend.justification=c(0.02,0.02), legend.position=c(0.05,0.55), 
        legend.title=element_text(size=16),legend.text =  element_text(size = 16))
plot_Kogata_all


